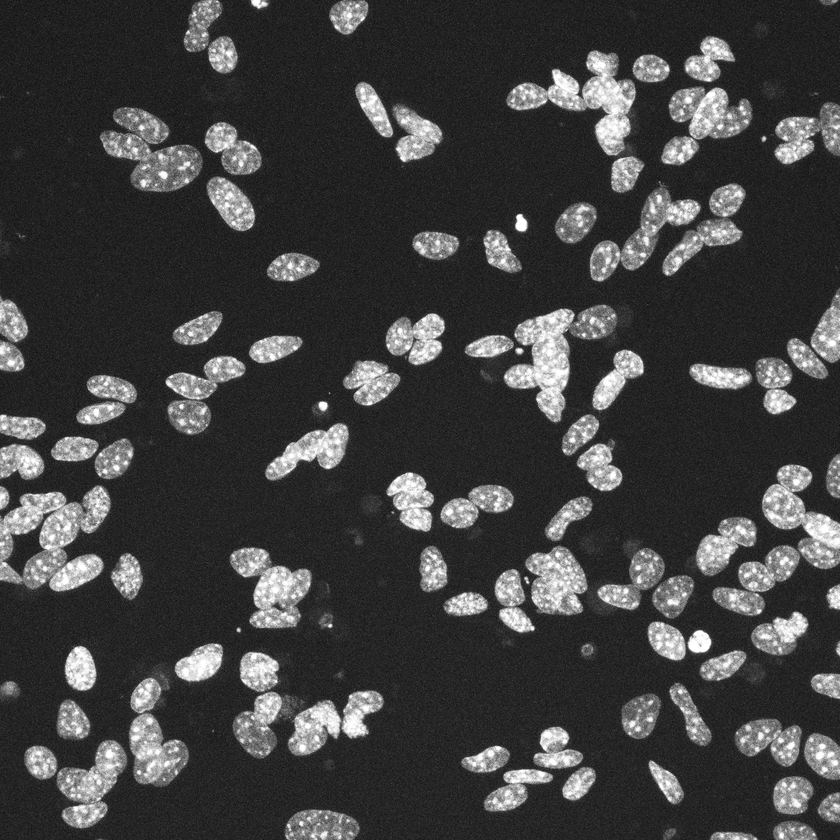
#> input picture Lectures/Coding session 02/pyEdge/pyEdgeCLI/test_images/DAPI.png, 840 x 840 px, shrunk from 2048 x 2048 before the run
$ python pyedge.py --input test_images/DAPI.png
#> lines starting #> are read from the running program, lines starting #| are printed output that depends on the picture
#> further down, img is the input picture: shape (840, 840); min 14, max 255, mean 64.1
"""
pyEdge: a small utility to detect edges in images.
It supports three different methods for edge detection: Canny, Sobel and Prewitt
"""

# Import libraries
import matplotlib.pyplot as plt
from skimage.io import imread, imsave
from skimage.filters import sobel, prewitt
from skimage.feature import canny
import numpy as np
import argparse
import os

# We create a parser to read command line arguments
# We will call our software as python pyedge.py --input image.png [--output image_edges.png] [--method canny] [--cmap viridis]
# Default for method is canny and for cmap is gray
# If no output is passed we will name the output as xxxx_edges.png
parser = argparse.ArgumentParser(description="Detect edges in an image")
parser.add_argument("-i", "--input", help="The input image file", required=True)
parser.add_argument("-o", "--output", help="The output image file", required=False)
parser.add_argument("-m", "--method", help="The edge detecting method, default is canny", default="canny", required=False,
                    choices=["canny", "sobel", "prewitt"])
parser.add_argument("-c", "--colourmap", help="The colourmap, default is gray", default="gray", required=False)

args = parser.parse_args()

# Functions
def find_edges(img:np.array, method:str="canny") -> np.array:
    """Finds edges in an image, using the method chosen by the user (default is Canny)

    Args:
        img (np.array): The input image
        method (str, optional): The edge-detection method. Defaults to "canny".
                                Allowed values are "canny", "prewitt", "sobel".

    Returns:
        np.array: The detected edges
    """
#> called with method = 'canny'

    if method == "canny":
        img_edges = canny(img, sigma = 7)
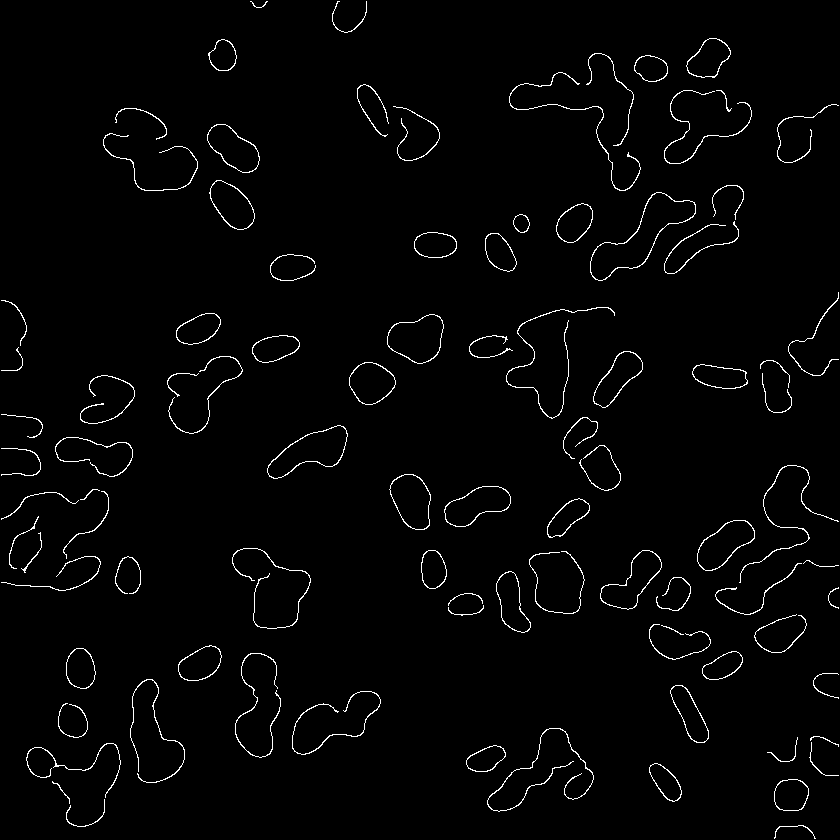
#> img_edges: shape (840, 840) bool; 2% white in thin lines or dots
    elif method == "sobel":
        img_edges = sobel(img)
    elif method == "prewitt":
        img_edges = prewitt(img)
    else:
        raise ValueError(f"{method} is not a recognised method.")

    return img_edges

def display_images(img:np.array, img_edges:np.array, cmap:str="gray")-> None:
    """Displays the image and the edges side by side

    Args:
        img (np.array): The input image
        img_edges (np.array): The image of the edges
        cmap (str): The colourmap. Default is gray

    Returns: None - displays the images
    """
#> called with cmap = 'gray'

    # Display images
    fig, ax = plt.subplots(nrows=1, ncols=2, figsize=(14, 7))
    ax[0].imshow(img, cmap=cmap)
    ax[1].imshow(img_edges, cmap=cmap)

    for a in ax:
        a.axis("off")

    plt.show()
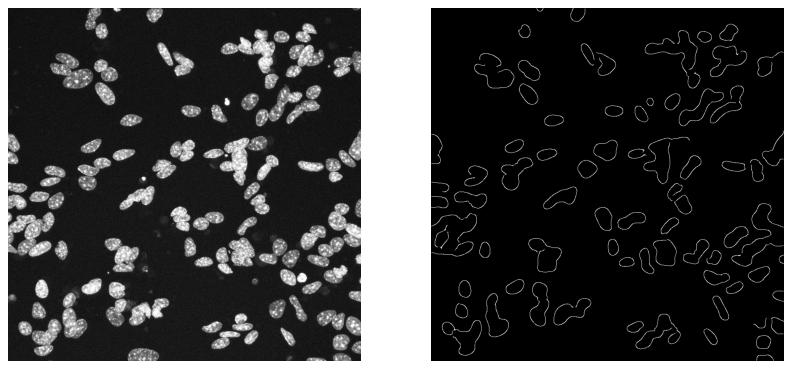
#> figure drawn by matplotlib, 2 panels

# if no output filename is passed, it should be generated automatically
# Check that the file exists
if os.path.exists(args.input):
    input_filename = args.input
else:
    raise FileExistsError(f"The input file {args.input} does not exist. Exiting pyEdge.")

if args.output is None:
    # Split the input filename on the dot image.jpg  -> ("image", "jpg")
    input_split = input_filename.split(".")
    output_filename = f"{input_split[0]}_edges.{input_split[1]}"
    print(f"No output filename was given, saving to {output_filename}")
else:
    output_filename = args.output

# Read image and find edges
img = imread(input_filename)

img_edges = find_edges(img, args.method)

# Save to file
imsave(fname=output_filename, arr=img_edges)

display_images(img, img_edges, args.colourmap)
